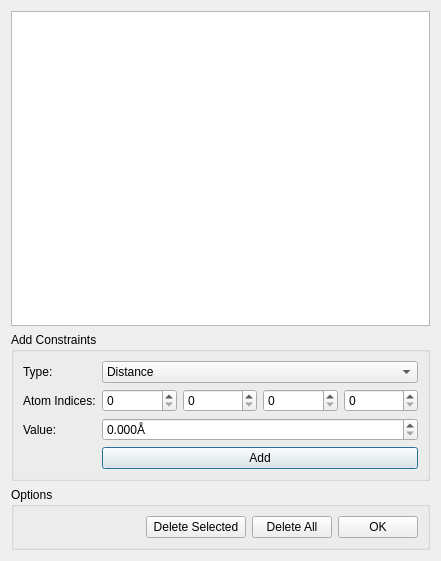
<?xml version="1.0" encoding="UTF-8"?>
<ui version="4.0">
 <class>Avogadro::QtPlugins::ConstraintsDialog</class>
 <widget class="QDialog" name="Avogadro::QtPlugins::ConstraintsDialog">
  <property name="geometry">
   <rect>
    <x>0</x>
    <y>0</y>
    <width>441</width>
    <height>561</height>
   </rect>
  </property>
  <property name="windowTitle">
   <string>Constraints</string>
  </property>
  <layout class="QVBoxLayout">
   <item>
    <widget class="QTableView" name="constraintsTableView">
     <property name="selectionBehavior">
      <enum>QAbstractItemView::SelectRows</enum>
     </property>
    </widget>
   </item>
   <item>
    <widget class="QGroupBox" name="groupBox">
     <property name="title">
      <string>Add Constraints</string>
     </property>
     <layout class="QGridLayout" name="gridLayout">
      <item row="0" column="0">
       <widget class="QLabel" name="label">
        <property name="maximumSize">
         <size>
          <width>40</width>
          <height>16777215</height>
         </size>
        </property>
        <property name="text">
         <string>Type:</string>
        </property>
       </widget>
      </item>
      <item row="0" column="1">
       <widget class="QComboBox" name="comboType">
        <property name="currentIndex">
         <number>0</number>
        </property>
        <item>
         <property name="text">
          <string>Distance</string>
         </property>
        </item>
        <item>
         <property name="text">
          <string>Angle</string>
         </property>
        </item>
        <item>
         <property name="text">
          <string>Torsion Angle</string>
         </property>
        </item>
       </widget>
      </item>
      <item row="1" column="0">
       <widget class="QLabel" name="label_3">
        <property name="text">
         <string>Atom Indices:</string>
        </property>
       </widget>
      </item>
      <item row="1" column="1">
       <layout class="QHBoxLayout" name="horizontalLayout">
        <item>
         <widget class="QSpinBox" name="editB">
          <property name="maximum">
           <number>999</number>
          </property>
         </widget>
        </item>
        <item>
         <widget class="QSpinBox" name="editA">
          <property name="maximum">
           <number>999</number>
          </property>
         </widget>
        </item>
        <item>
         <widget class="QSpinBox" name="editC">
          <property name="maximum">
           <number>999</number>
          </property>
         </widget>
        </item>
        <item>
         <widget class="QSpinBox" name="editD">
          <property name="maximum">
           <number>999</number>
          </property>
         </widget>
        </item>
       </layout>
      </item>
      <item row="2" column="0">
       <widget class="QLabel" name="label_2">
        <property name="text">
         <string>Value:</string>
        </property>
       </widget>
      </item>
      <item row="2" column="1">
       <widget class="QDoubleSpinBox" name="editValue">
        <property name="alignment">
         <set>Qt::AlignLeading|Qt::AlignLeft|Qt::AlignVCenter</set>
        </property>
        <property name="suffix">
         <string>Å</string>
        </property>
        <property name="decimals">
         <number>3</number>
        </property>
        <property name="maximum">
         <double>105.989999999999995</double>
        </property>
       </widget>
      </item>
      <item row="3" column="1">
       <widget class="QPushButton" name="addConstraint">
        <property name="text">
         <string>Add</string>
        </property>
       </widget>
      </item>
     </layout>
    </widget>
   </item>
   <item>
    <widget class="QGroupBox" name="groupBox_2">
     <property name="title">
      <string>Options</string>
     </property>
     <layout class="QHBoxLayout">
      <item>
       <layout class="QHBoxLayout">
        <item>
         <spacer>
          <property name="orientation">
           <enum>Qt::Horizontal</enum>
          </property>
          <property name="sizeHint" stdset="0">
           <size>
            <width>40</width>
            <height>20</height>
           </size>
          </property>
         </spacer>
        </item>
        <item>
         <widget class="QPushButton" name="deleteConstraint">
          <property name="sizePolicy">
           <sizepolicy hsizetype="Minimum" vsizetype="Fixed">
            <horstretch>0</horstretch>
            <verstretch>0</verstretch>
           </sizepolicy>
          </property>
          <property name="minimumSize">
           <size>
            <width>100</width>
            <height>0</height>
           </size>
          </property>
          <property name="text">
           <string>Delete Selected</string>
          </property>
         </widget>
        </item>
        <item>
         <widget class="QPushButton" name="deleteAllConstraints">
          <property name="text">
           <string>Delete All</string>
          </property>
         </widget>
        </item>
        <item>
         <widget class="QPushButton" name="okButton">
          <property name="text">
           <string>OK</string>
          </property>
         </widget>
        </item>
       </layout>
      </item>
     </layout>
    </widget>
   </item>
  </layout>
 </widget>
 <resources/>
 <connections/>
</ui>
